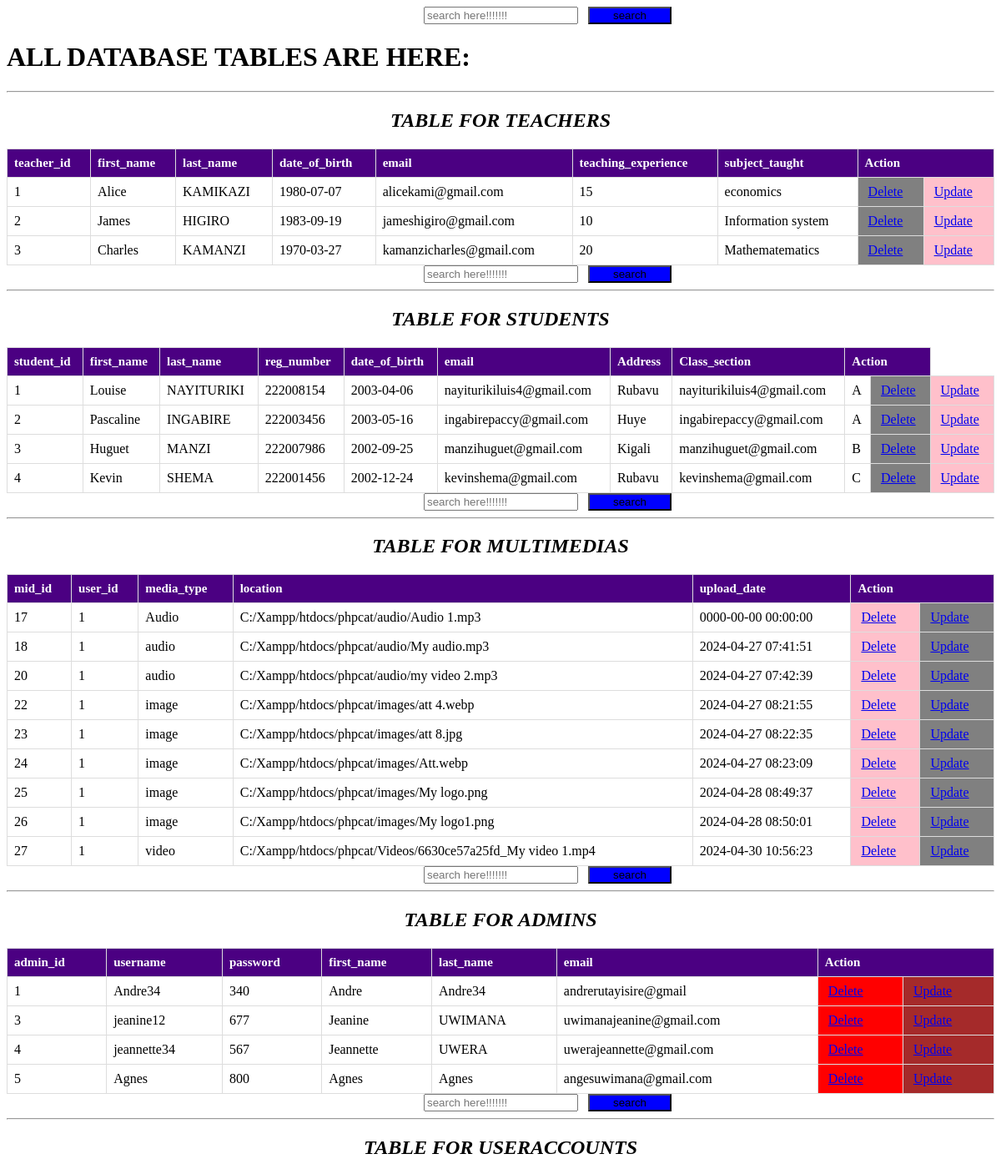
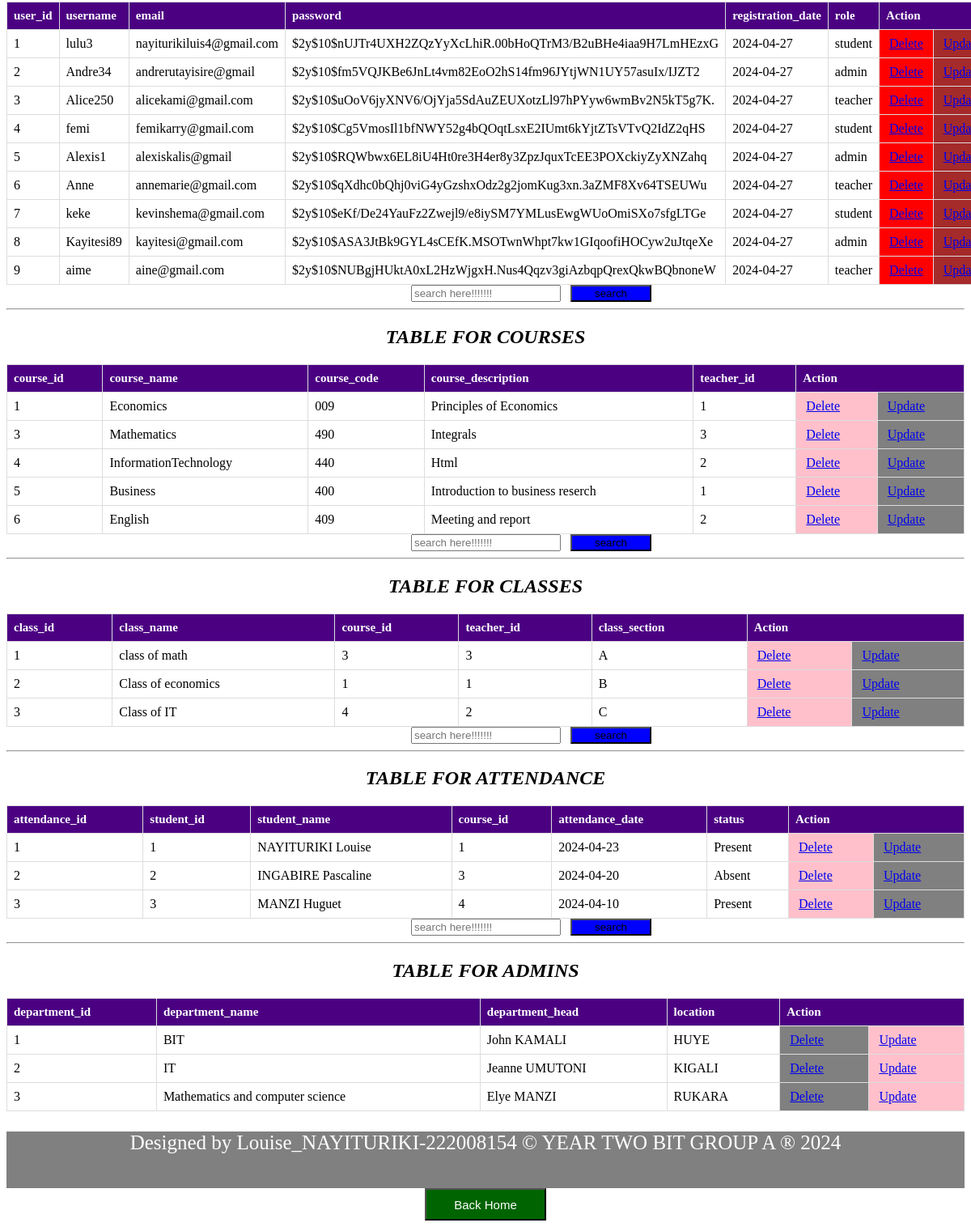
The app's page /phpcat/Alltables.php with its own data (2 pictures, top to bottom).
### tables this page shows
CREATE TABLE `teachers` (
  `teacher_id` int(11) NOT NULL,
  `first_name` varchar(50) DEFAULT NULL,
  `last_name` varchar(50) DEFAULT NULL,
  `date_of_birth` date DEFAULT NULL,
  `email` varchar(100) DEFAULT NULL,
  `teaching_experience` int(11) DEFAULT NULL,
  `subject_taught` varchar(100) DEFAULT NULL
);

CREATE TABLE `students` (
  `student_id` int(11) NOT NULL,
  `first_name` varchar(50) DEFAULT NULL,
  `last_name` varchar(50) DEFAULT NULL,
  `reg_number` int(11) DEFAULT NULL,
  `date_of_birth` date DEFAULT NULL,
  `email` varchar(100) DEFAULT NULL,
  `Address` varchar(100) DEFAULT NULL,
  `Class_section` varchar(100) DEFAULT NULL
);

CREATE TABLE `multimedias` (
  `mid_id` int(11) NOT NULL,
  `user_id` int(11) DEFAULT NULL,
  `media_type` varchar(10) DEFAULT NULL,
  `location` varchar(255) DEFAULT NULL,
  `upload_date` timestamp NOT NULL DEFAULT current_timestamp()
);

CREATE TABLE `useraccounts` (
  `user_id` int(11) NOT NULL,
  `username` varchar(50) DEFAULT NULL,
  `email` varchar(100) DEFAULT NULL,
  `password` varchar(128) DEFAULT NULL,
  `registration_date` date DEFAULT NULL,
  `role` varchar(50) DEFAULT NULL
);

CREATE TABLE `courses` (
  `course_id` int(11) NOT NULL,
  `course_name` varchar(100) DEFAULT NULL,
  `course_code` varchar(20) DEFAULT NULL,
  `course_description` varchar(100) DEFAULT NULL,
  `teacher_id` varchar(100) DEFAULT NULL
);

CREATE TABLE `classes` (
  `class_id` int(11) NOT NULL,
  `class_name` varchar(50) DEFAULT NULL,
  `course_id` int(11) DEFAULT NULL,
  `teacher_id` int(11) DEFAULT NULL,
  `class_section` varchar(20) DEFAULT NULL
);

CREATE TABLE `attendance` (
  `attendance_id` int(11) NOT NULL,
  `student_id` int(11) DEFAULT NULL,
  `student_name` varchar(250) DEFAULT NULL,
  `course_id` int(11) DEFAULT NULL,
  `attendance_date` date DEFAULT NULL,
  `status` enum('Present','Absent') DEFAULT NULL
);

CREATE TABLE `departments` (
  `department_id` int(11) NOT NULL,
  `department_name` varchar(100) DEFAULT NULL,
  `department_head` varchar(100) DEFAULT NULL,
  `location` varchar(100) DEFAULT NULL
);

### phpcat/Alltables.php (the view, shortened to what the rows shown need)
<!DOCTYPE html>
<html>
<head>
</head>
<body>
    <h1>ALL DATABASE TABLES ARE HERE:</h1>
    <center>
    <h2><i> TABLE FOR TEACHERS</h2></i></center>
    <table>
        <tr>
            <th>teacher_id</th>
            <th>first_name</th>
            <th>last_name</th>
            <th>date_of_birth</th>
            <th>email</th>
            <th>teaching_experience</th>
            <th>subject_taught</th>
            <th colspan="2">Action</th>
        </tr>
        <?php
include('databaseconnection.php');
        $sql = "SELECT * FROM teachers";
        $result = $connection->query($sql);
        if ($result->num_rows > 0) {
            while ($row = $result->fetch_assoc()) {
                $pid = $row['teacher_id'];
                echo "<tr>
                    <td>" . $row['teacher_id'] . "</td>
                    <td>" . $row['first_name'] . "</td>
                    <td>" . $row['last_name'] . "</td>
                    <td>" . $row['date_of_birth'] . "</td>
                    <td>" . $row['email'] . "</td>
                    <td>" . $row['teaching_experience'] . "</td>
                    <td>" . $row['subject_taught'] . "</td>
                    <td style='background-color:grey'><a style='padding:4px' href='deleteteachers.php?id=$pid'>Delete</a></td>
                    <td style='background-color:pink'><a style='padding:4px' href='updateteacher.php?id=$pid'>Update</a></td>
                </tr>";
            }
        } else {
            echo "<tr><td colspan='6'>No data found</td></tr>";
        }
        ?>
    </table>
</body>
</body>
</html>
<!DOCTYPE html>
<html>
<head>
</head>
<body>
    <center>
    <h2><i> TABLE FOR STUDENTS</h2></i></center>
    <table>
        <tr>
            <th>student_id</th>
            <th>first_name</th>
            <th>last_name</th>
            <th>reg_number</th>
            <th>date_of_birth</th>
            <th>email</th>
            <th>Address</th>
            <th>Class_section</th>
            <th colspan="2">Action</th>
        </tr>
        <?php
$connection = new mysqli("localhost", "root", "", "students attendance database");
        $sql = "SELECT * FROM students";
        $result = $connection->query($sql);
        if ($result->num_rows > 0) {
            while ($row = $result->fetch_assoc()) {
                $pid = $row['student_id'];
                echo "<tr>
                    <td>" . $row['student_id'] . "</td>
                    <td>" . $row['first_name'] . "</td>
                    <td>" . $row['last_name'] . "</td>
                    <td>" . $row['reg_number'] . "</td>
                    <td>" . $row['date_of_birth'] . "</td>
                    <td>" . $row['email'] . "</td>
                    <td>" . $row['Address'] . "</td>
                    <td>" . $row['email'] . "</td>
                    <td>" . $row['Class_section'] . "</td>
                    <td style='background-color:grey'><a style='padding:4px' href='deletestudents.php?id=$pid'>Delete</a></td>
                    <td style='background-color:pink'><a style='padding:4px' href='updatestudents.php?id=$pid'>Update</a></td>
                </tr>";
            }
        } else {
            echo "<tr><td colspan='6'>No data found</td></tr>";
        }
        ?>
    </table>
</body>
</body>
</html>
<!DOCTYPE html>
<html>
<head>
</head>
<body>
    <center>
    <h2><i> TABLE FOR MULTIMEDIAS</h2></i></center>
    <table>
        <tr>
            <th>mid_id</th>
            <th>user_id</th>
            <th>media_type</th>
            <th>location</th>
            <th>upload_date</th>
            <th colspan="2">Action</th>
        </tr>
        <?php
include('databaseconnection.php');
        $sql = "SELECT * FROM multimedias";
        $result = $connection->query($sql);
        if ($result->num_rows > 0) {
            while ($row = $result->fetch_assoc()) {
                $pid = $row['mid_id'];
                echo "<tr>
                    <td>" . $row['mid_id'] . "</td>
                    <td>" . $row['user_id'] . "</td>
                    <td>" . $row['media_type'] . "</td>
                    <td>" . $row['location'] . "</td>
                    <td>" . $row['upload_date'] . "</td>
                    <td style='background-color:pink'><a style='padding:4px' href='deletemultimedia.php?id=$pid'>Delete</a></td>
                    <td style='background-color:grey'><a style='padding:4px' href='updatemultimedia.php?id=$pid'>Update</a></td>
                </tr>";
            }
        } else {
            echo "<tr><td colspan='6'>No data found</td></tr>";
        }
        ?>
    </table>
</body>
</body>
</html>
<!DOCTYPE html>
<html>
<head>
</head>
<body>
    <center>
    <h2><i> TABLE FOR ADMINS</h2></i></center>
    <table>
        <tr>
            <th>admin_id</th>
            <th>username</th>
            <th>password</th>
            <th>first_name</th>
            <th>last_name</th>
            <th>email</th>
            <th colspan="2">Action</th>
        </tr>
        <?php
$connection = new mysqli("localhost", "root", "", "students attendance database");
        $sql = "SELECT * FROM admins";
        $result = $connection->query($sql);
        if ($result->num_rows > 0) {
            while ($row = $result->fetch_assoc()) {
                $pid = $row['admin_id'];
                echo "<tr>
                    <td>" . $row['admin_id'] . "</td>
                    <td>" . $row['username'] . "</td>
                    <td>" . $row['password'] . "</td>
                    <td>" . $row['first_name'] . "</td>
                    <td>" . $row['last_name'] . "</td>
                    <td>" . $row['email'] . "</td>
                    <td style='background-color:red'><a style='padding:4px' href='deleteadmins.php?id=$pid'>Delete</a></td>
                    <td style='background-color:brown'><a style='padding:4px' href='updateadmin.php?id=$pid'>Update</a></td>
                </tr>";
            }
        } else {
            echo "<tr><td colspan='6'>No data found</td></tr>";
        }
        ?>
    </table>
</body>
</body>
</html>
<!DOCTYPE html>
<html>
<head>
</head>
<body>
    <center>
    <h2><i> TABLE FOR USERACCOUNTS</h2></i></center>
    <table>
        <tr>
            <th>user_id</th>
            <th>username</th>
            <th>email</th>
            <th>password</th>
            <th>registration_date</th>
            <th>role</th>
            <th colspan="2">Action</th>
        </tr>
        <?php
$connection = new mysqli("localhost", "root", "", "students attendance database");
        $sql = "SELECT * FROM useraccounts";
        $result = $connection->query($sql);
        if ($result->num_rows > 0) {
            while ($row = $result->fetch_assoc()) {
                $pid = $row['user_id'];
                echo "<tr>
                    <td>" . $row['user_id'] . "</td>
                    <td>" . $row['username'] . "</td>
                    <td>" . $row['email'] . "</td>
                    <td>" . $row['password'] . "</td>
                    <td>" . $row['registration_date'] . "</td>
                    <td>" . $row['role'] . "</td>
                    <td style='background-color:red'><a style='padding:4px' href='deleteuseraccount.php?id=$pid'>Delete</a></td>
                    <td style='background-color:brown'><a style='padding:4px' href='updateuseraccount.php?id=$pid'>Update</a></td>
                </tr>";
            }
        } else {
            echo "<tr><td colspan='6'>No data found</td></tr>";
        }
        ?>
    </table>
</body>
</body>
</html>
<!DOCTYPE html>
<html>
<head>
</head>
<body>
    <center>
    <h2><i> TABLE FOR COURSES</h2></i></center>
    <table>
        <tr>
            <th>course_id</th>
            <th>course_name</th>
            <th>course_code</th>
            <th>course_description</th>
            <th>teacher_id</th>
            <th colspan="2">Action</th>
        </tr>
        <?php
$connection = new mysqli("localhost", "root", "", "students attendance database");
        $sql = "SELECT * FROM courses";
        $result = $connection->query($sql);
        if ($result->num_rows > 0) {
            while ($row = $result->fetch_assoc()) {
                $pid = $row['course_id'];
                echo "<tr>
                    <td>" . $row['course_id'] . "</td>
                    <td>" . $row['course_name'] . "</td>
                    <td>" . $row['course_code'] . "</td>
                    <td>" . $row['course_description'] . "</td>
                    <td>" . $row['teacher_id'] . "</td>
                    <td style='background-color:pink'><a style='padding:4px' href='deletecourse.php?id=$pid'>Delete</a></td>
                    <td style='background-color:grey'><a style='padding:4px' href='updatecourse.php?id=$pid'>Update</a></td>
                </tr>";
            }
        } else {
            echo "<tr><td colspan='6'>No data found</td></tr>";
        }
        ?>
    </table>
</body>
</body>
</html>
<!DOCTYPE html>
<html>
<head>
</head>
<body>
    <center>
    <h2><i> TABLE FOR CLASSES</h2></i></center>
    <table>
        <tr>
            <th>class_id</th>
            <th>class_name</th>
            <th>course_id</th>
            <th>teacher_id</th>
            <th>class_section</th>
            <th colspan="2">Action</th>
        </tr>
        <?php
$connection = new mysqli("localhost", "root", "", "students attendance database");
        $sql = "SELECT * FROM classes";
        $result = $connection->query($sql);
        if ($result->num_rows > 0) {
            while ($row = $result->fetch_assoc()) {
                $pid = $row['class_id'];
                echo "<tr>
                    <td>" . $row['class_id'] . "</td>
                    <td>" . $row['class_name'] . "</td>
                    <td>" . $row['course_id'] . "</td>
                    <td>" . $row['teacher_id'] . "</td>
                    <td>" . $row['class_section'] . "</td>
                    <td style='background-color:pink'><a style='padding:4px' href='deleteclass.php?id=$pid'>Delete</a></td>
                    <td style='background-color:grey'><a style='padding:4px' href='updateclass.php?id=$pid'>Update</a></td>
                </tr>";
            }
        } else {
            echo "<tr><td colspan='6'>No data found</td></tr>";
        }
        ?>
    </table>
</body>
</body>
</body>
</html>
<!DOCTYPE html>
<html>
<head>
</head>
<body>
    <center>
    <h2><i> TABLE FOR ATTENDANCE</h2></i></center>
    <table>
        <tr>
            <th>attendance_id</th>
            <th>student_id</th>
            <th>student_name</th>
            <th>course_id</th>
            <th>attendance_date</th>
            <th>status</th>
            <th colspan="2">Action</th>
        </tr>
        <?php
$connection = new mysqli("localhost", "root", "", "students attendance database");
        $sql = "SELECT * FROM attendance";
        $result = $connection->query($sql);
        if ($result->num_rows > 0) {
            while ($row = $result->fetch_assoc()) {
                $pid = $row['attendance_id'];
                echo "<tr>
                    <td>" . $row['attendance_id'] . "</td>
                    <td>" . $row['student_id'] . "</td>
                    <td>" . $row['student_name'] . "</td>
                    <td>" . $row['course_id'] . "</td>
                    <td>" . $row['attendance_date'] . "</td>
                    <td>" . $row['status'] . "</td>
                    <td style='background-color:pink'><a style='padding:4px' href='deleteattendance.php?id=$pid'>Delete</a></td>
                    <td style='background-color:grey'><a style='padding:4px' href='updateattendance.php?id=$pid'>Update</a></td>
                </tr>";
            }
        } else {
            echo "<tr><td colspan='6'>No data found</td></tr>";
        }
        ?>
    </table>
</body>
</body>
</html>
<!DOCTYPE html>
<html>
<head>
</head>
<body>
    <center>
    <h2><i> TABLE FOR ADMINS</h2></i></center>
    <table>
        <tr>
            <th>department_id</th>
            <th>department_name</th>
            <th>department_head</th>
            <th>location</th>
            <th colspan="2">Action</th>
        </tr>
        <?php
$connection = new mysqli("localhost", "root", "", "students attendance database");
        $sql = "SELECT * FROM departments";
        $result = $connection->query($sql);
        if ($result->num_rows > 0) {
            while ($row = $result->fetch_assoc()) {
                $pid = $row['department_id'];
                echo "<tr>
                    <td>" . $row['department_id'] . "</td>
                    <td>" . $row['department_name'] . "</td>
                    <td>" . $row['department_head'] . "</td>
                    <td>" . $row['location'] . "</td>
                    <td style='background-color:grey'><a style='padding:4px' href='deletedepartment.php?id=$pid'>Delete</a></td>
                    <td style='background-color:pink'><a style='padding:4px' href='updatedepartment.php?id=$pid'>Update</a></td>
                </tr>";
            }
        } else {
            echo "<tr><td colspan='6'>No data found</td></tr>";
        }
        ?>
    </table>
</body>
</body>
</html>

### records on screen
teachers: teacher_id "1", first_name "Alice", last_name "KAMIKAZI", date_of_birth "1980-07-07", email "alicekami@gmail.com", teaching_experience "15", subject_taught "economics"
teachers: teacher_id "2", first_name "James", last_name "HIGIRO", date_of_birth "1983-09-19", email "jameshigiro@gmail.com", teaching_experience "10", subject_taught "Information system"
teachers: teacher_id "3", first_name "Charles", last_name "KAMANZI", date_of_birth "1970-03-27", email "kamanzicharles@gmail.com", teaching_experience "20", subject_taught "Mathematematics"
students: student_id "1", first_name "Louise", last_name "NAYITURIKI", reg_number "222008154", date_of_birth "2003-04-06", email "nayiturikiluis4@gmail.com", Address "Rubavu", Class_section "A"
students: student_id "2", first_name "Pascaline", last_name "INGABIRE", reg_number "222003456", date_of_birth "2003-05-16", email "ingabirepaccy@gmail.com", Address "Huye", Class_section "A"
students: student_id "3", first_name "Huguet", last_name "MANZI", reg_number "222007986", date_of_birth "2002-09-25", email "manzihuguet@gmail.com", Address "Kigali", Class_section "B"
students: student_id "4", first_name "Kevin", last_name "SHEMA", reg_number "222001456", date_of_birth "2002-12-24", email "kevinshema@gmail.com", Address "Rubavu", Class_section "C"
multimedias: mid_id "17", user "1", media_type "Audio", location "C:/Xampp/htdocs/phpcat/audio/Audio 1.mp3", upload_date "0000-00-00 00:00:00"
multimedias: mid_id "18", user "1", media_type "audio", location "C:/Xampp/htdocs/phpcat/audio/My audio.mp3", upload_date "2024-04-27 07:41:51"
multimedias: mid_id "20", user "1", media_type "audio", location "C:/Xampp/htdocs/phpcat/audio/my video 2.mp3", upload_date "2024-04-27 07:42:39"
multimedias: mid_id "22", user "1", media_type "image", location "C:/Xampp/htdocs/phpcat/images/att 4.webp", upload_date "2024-04-27 08:21:55"
multimedias: mid_id "23", user "1", media_type "image", location "C:/Xampp/htdocs/phpcat/images/att 8.jpg", upload_date "2024-04-27 08:22:35"
multimedias: mid_id "24", user "1", media_type "image", location "C:/Xampp/htdocs/phpcat/images/Att.webp", upload_date "2024-04-27 08:23:09"
multimedias: mid_id "25", user "1", media_type "image", location "C:/Xampp/htdocs/phpcat/images/My logo.png", upload_date "2024-04-28 08:49:37"
multimedias: mid_id "26", user "1", media_type "image", location "C:/Xampp/htdocs/phpcat/images/My logo1.png", upload_date "2024-04-28 08:50:01"
multimedias: mid_id "27", user "1", media_type "video", location "C:/Xampp/htdocs/phpcat/Videos/6630ce57a25fd_My video 1.mp4", upload_date "2024-04-30 10:56:23"
useraccounts: user_id "1", username "lulu3", email "nayiturikiluis4@gmail.com", password "$2y$10$nUJTr4UXH2ZQzYyXcLhiR.00bHoQTrM3/B2uBHe4iaa9H7LmHEzxG", registration_date "2024-04-27", role "student"
useraccounts: user_id "2", username "Andre34", email "andrerutayisire@gmail", password "$2y$10$fm5VQJKBe6JnLt4vm82EoO2hS14fm96JYtjWN1UY57asuIx/IJZT2", registration_date "2024-04-27", role "admin"
useraccounts: user_id "3", username "Alice250", email "alicekami@gmail.com", password "$2y$10$uOoV6jyXNV6/OjYja5SdAuZEUXotzLl97hPYyw6wmBv2N5kT5g7K.", registration_date "2024-04-27", role "teacher"
useraccounts: user_id "4", username "femi", email "femikarry@gmail.com", password "$2y$10$Cg5VmosIl1bfNWY52g4bQOqtLsxE2IUmt6kYjtZTsVTvQ2IdZ2qHS", registration_date "2024-04-27", role "student"
useraccounts: user_id "5", username "Alexis1", email "alexiskalis@gmail", password "$2y$10$RQWbwx6EL8iU4Ht0re3H4er8y3ZpzJquxTcEE3POXckiyZyXNZahq", registration_date "2024-04-27", role "admin"
useraccounts: user_id "6", username "Anne", email "annemarie@gmail.com", password "$2y$10$qXdhc0bQhj0viG4yGzshxOdz2g2jomKug3xn.3aZMF8Xv64TSEUWu", registration_date "2024-04-27", role "teacher"
useraccounts: user_id "7", username "keke", email "kevinshema@gmail.com", password "$2y$10$eKf/De24YauFz2Zwejl9/e8iySM7YMLusEwgWUoOmiSXo7sfgLTGe", registration_date "2024-04-27", role "student"
useraccounts: user_id "8", username "Kayitesi89", email "kayitesi@gmail.com", password "$2y$10$ASA3JtBk9GYL4sCEfK.MSOTwnWhpt7kw1GIqoofiHOCyw2uJtqeXe", registration_date "2024-04-27", role "admin"
useraccounts: user_id "9", username "aime", email "aine@gmail.com", password "$2y$10$NUBgjHUktA0xL2HzWjgxH.Nus4Qqzv3giAzbqpQrexQkwBQbnoneW", registration_date "2024-04-27", role "teacher"
courses: course_id "1", course_name "Economics", course_code "009", course_description "Principles of Economics", teacher "1"
courses: course_id "3", course_name "Mathematics", course_code "490", course_description "Integrals", teacher "3"
courses: course_id "4", course_name "InformationTechnology", course_code "440", course_description "Html", teacher "2"
courses: course_id "5", course_name "Business", course_code "400", course_description "Introduction to business reserch", teacher "1"
courses: course_id "6", course_name "English", course_code "409", course_description "Meeting and report", teacher "2"
classes: class_id "1", class_name "class of math", course "3", teacher "3", class_section "A"
classes: class_id "2", class_name "Class of economics", course "1", teacher "1", class_section "B"
classes: class_id "3", class_name "Class of IT", course "4", teacher "2", class_section "C"
attendance: attendance_id "1", student "1", student_name "NAYITURIKI Louise", course "1", attendance_date "2024-04-23", status "Present"
attendance: attendance_id "2", student "2", student_name "INGABIRE Pascaline", course "3", attendance_date "2024-04-20", status "Absent"
attendance: attendance_id "3", student "3", student_name "MANZI Huguet", course "4", attendance_date "2024-04-10", status "Present"
departments: department_id "1", department_name "BIT", department_head "John KAMALI", location "HUYE"
departments: department_id "2", department_name "IT", department_head "Jeanne UMUTONI", location "KIGALI"
departments: department_id "3", department_name "Mathematics and computer science", department_head "Elye MANZI", location "RUKARA"

### other values on screen
$row['admin_id'] "1"
$row['username'] "Andre34"
$row['password'] "340"
$row['first_name'] "Andre"
$row['last_name'] "Andre34"
$row['email'] "andrerutayisire@gmail"
$row['admin_id'] "3"
$row['username'] "jeanine12"
$row['password'] "677"
$row['first_name'] "Jeanine"
$row['last_name'] "UWIMANA"
$row['email'] "uwimanajeanine@gmail.com"
$row['admin_id'] "4"
$row['username'] "jeannette34"
$row['password'] "567"
